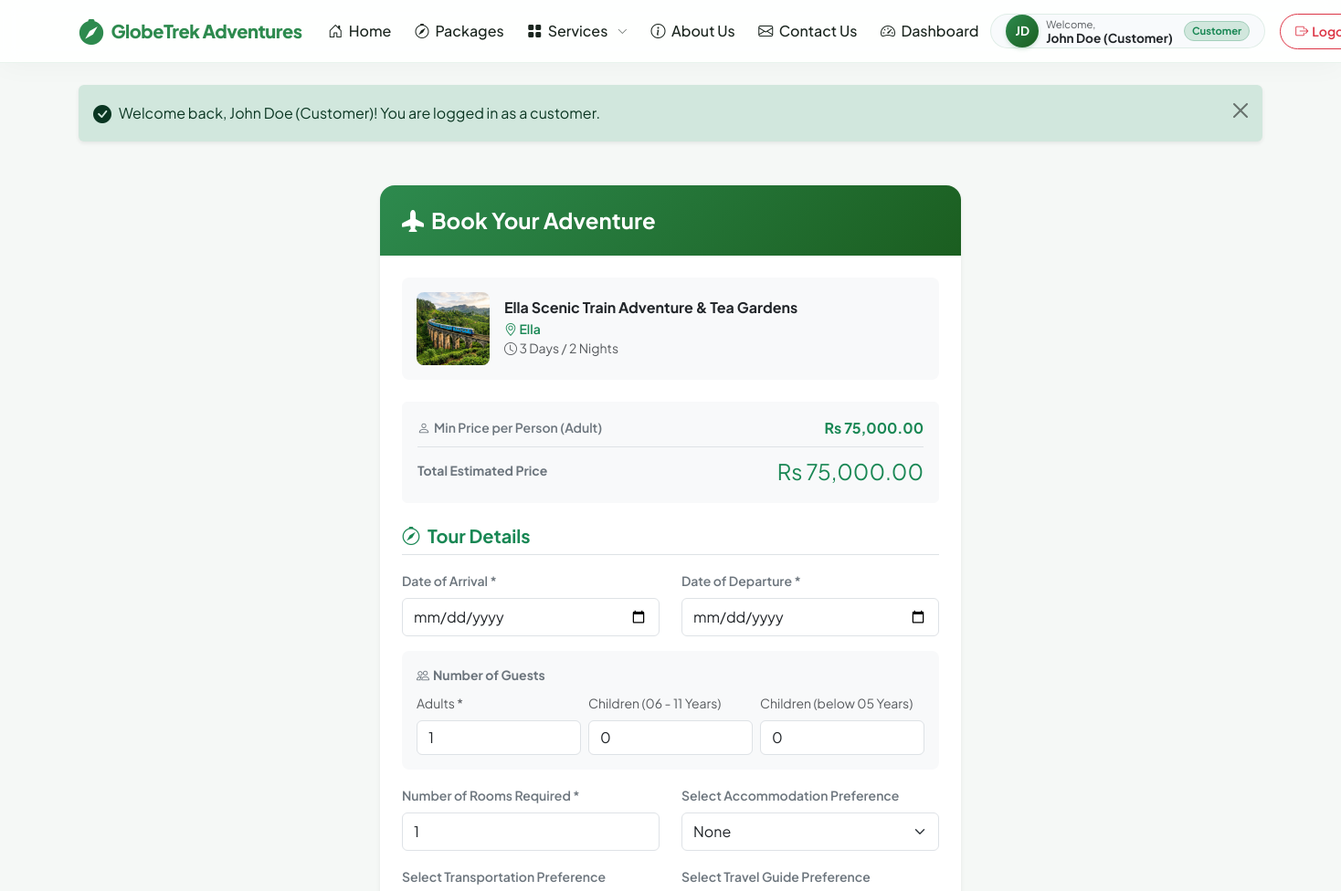
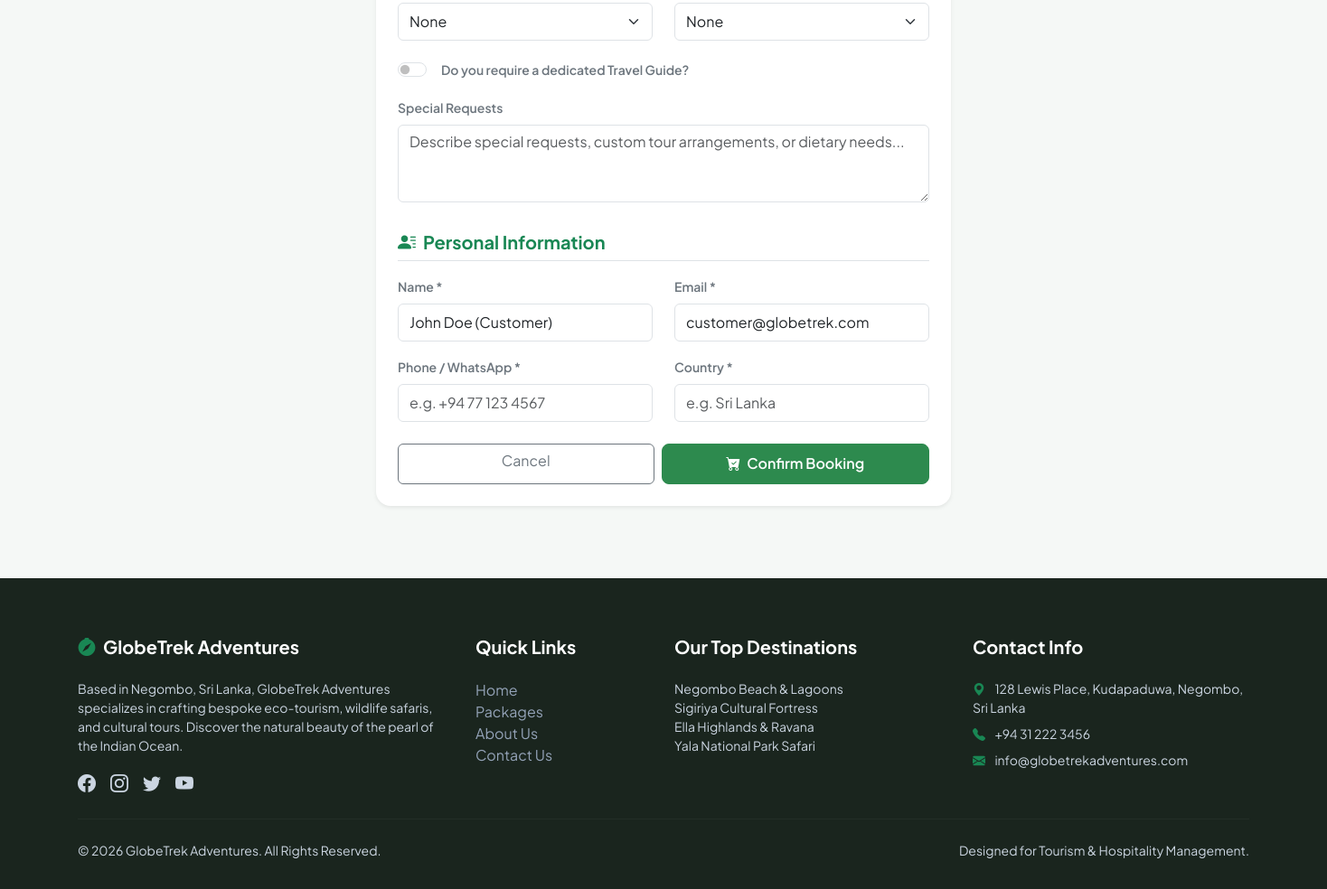
/book.php?package_id=3 (signed in), run on the app's committed database (2 pictures, top to bottom).
### tables this page shows
CREATE TABLE IF NOT EXISTS `packages` (
  `id` INT AUTO_INCREMENT PRIMARY KEY,
  `title` VARCHAR(150) NOT NULL,
  `description` TEXT NOT NULL,
  `destination` VARCHAR(100) NOT NULL,
  `price` DECIMAL(10, 2) NOT NULL,
  `duration` VARCHAR(50) NOT NULL,
  `image_url` VARCHAR(255) DEFAULT NULL,
  `created_at` TIMESTAMP DEFAULT CURRENT_TIMESTAMP
);

### book.php (the view, shortened to what this page needs)
<?php
require_once __DIR__ . '/config.php';
$package_id = intval($_GET['package_id'] ?? 0);
try {
    $stmt = $pdo->prepare("SELECT * FROM packages WHERE id = :id");
    $stmt->execute([':id' => $package_id]);
    $pkg = $stmt->fetch();
} catch (PDOException $e) {
    die("Database error: " . $e->getMessage());
}
$arrival_date = '';
$departure_date = '';
$num_adults = 1;
$num_children_older = 0;
$num_children_younger = 0;
$num_rooms = 1;
$guide_required = 0;
$assigned_hotel_id = null;
$assigned_vehicle_id = null;
$assigned_guide_id = null;
$contact_name = $_SESSION['user_name'] ?? '';
$contact_email = $_SESSION['user_email'] ?? '';
$contact_phone = '';
$contact_country = '';
require_once __DIR__ . '/includes/header.php';
?>
<div class="container my-5">
    <div class="row justify-content-center">
        <div class="col-md-8 col-lg-6">
            <div class="card border-0 shadow-sm rounded-4 overflow-hidden bg-white">
                <div class="p-4 text-white" style="background: linear-gradient(135deg, #2d8a4e 0%, #1b5e20 100%);">
                    <h4 class="mb-0 fw-bold"><i class="bi bi-airplane-fill me-2"></i>Book Your Adventure</h4>
                </div>
                <div class="card-body p-4">
                    <div class="d-flex align-items-center gap-3 mb-4 p-3 bg-light rounded-3">
                        <img src="<?php echo htmlspecialchars($pkg['image_url']); ?>" alt="" style="width: 80px; height: 80px; object-fit: cover; border-radius: 8px;">
                        <div>
                            <h6 class="mb-1 text-dark fw-bold"><?php echo htmlspecialchars($pkg['title']); ?></h6>
                            <p class="mb-0 text-success fw-semibold small"><i class="bi bi-geo-alt"></i> <?php echo htmlspecialchars($pkg['destination']); ?></p>
                            <p class="mb-0 text-muted small"><i class="bi bi-clock"></i> <?php echo htmlspecialchars($pkg['duration']); ?></p>
                        </div>
                    </div>
                    <div class="d-flex flex-column bg-light p-3 rounded mb-4 border border-light gap-2">
                        <div class="d-flex justify-content-between align-items-center">
                            <span class="text-secondary small fw-semibold"><i class="bi bi-person me-1"></i>Min Price per Person (Adult)</span>
                            <span class="fw-bold text-success">Rs <?php echo number_format($pkg['price'], 2); ?></span>
                        </div>
                        <div class="d-flex justify-content-between align-items-center border-top pt-2">
                            <span class="text-secondary small fw-bold">Total Estimated Price</span>
                            <span class="fs-4 fw-extrabold text-success">Rs <span id="calculated_total"><?php echo number_format($pkg['price'], 2); ?></span></span>
                        </div>
                    </div>
                    <form action="book.php?package_id=<?php echo $package_id; ?>" method="POST">
                        <h5 class="fw-bold text-success mb-3 border-bottom pb-2"><i class="bi bi-compass me-2"></i>Tour Details</h5>
                        <div class="row mb-3">
                            <div class="col-md-6">
                                <label for="arrival_date" class="form-label small text-secondary fw-semibold">Date of Arrival *</label>
                                <input type="date" class="form-control py-2" id="arrival_date" name="arrival_date" required min="<?php echo date('Y-m-d', strtotime('+1 day')); ?>" value="<?php echo htmlspecialchars($arrival_date); ?>">
                            </div>
                            <div class="col-md-6">
                                <label for="departure_date" class="form-label small text-secondary fw-semibold">Date of Departure *</label>
                                <input type="date" class="form-control py-2" id="departure_date" name="departure_date" required min="<?php echo date('Y-m-d', strtotime('+2 days')); ?>" value="<?php echo htmlspecialchars($departure_date); ?>">
                            </div>
                        </div>
                        <div class="card bg-light border-0 p-3 mb-3 rounded-3">
                            <label class="form-label small text-secondary fw-bold mb-2"><i class="bi bi-people me-1"></i>Number of Guests</label>
                            <div class="row g-2">
                                <div class="col-md-4">
                                    <label for="num_adults" class="form-label small text-muted">Adults *</label>
                                    <input type="number" class="form-control py-1.5" id="num_adults" name="num_adults" value="<?php echo htmlspecialchars($num_adults); ?>" min="1" required>
                                </div>
                                <div class="col-md-4">
                                    <label for="num_children_older" class="form-label small text-muted">Children (06 - 11 Years)</label>
                                    <input type="number" class="form-control py-1.5" id="num_children_older" name="num_children_older" value="<?php echo htmlspecialchars($num_children_older); ?>" min="0">
                                </div>
                                <div class="col-md-4">
                                    <label for="num_children_younger" class="form-label small text-muted">Children (below 05 Years)</label>
                                    <input type="number" class="form-control py-1.5" id="num_children_younger" name="num_children_younger" value="<?php echo htmlspecialchars($num_children_younger); ?>" min="0">
                                </div>
                            </div>
                        </div>
                        <div class="row mb-3">
                            <div class="col-md-6">
                                <label for="num_rooms" class="form-label small text-secondary fw-semibold">Number of Rooms Required *</label>
                                <input type="number" class="form-control py-2" id="num_rooms" name="num_rooms" value="<?php echo htmlspecialchars($num_rooms); ?>" min="1" required>
                            </div>
                            <div class="col-md-6">
                                <label for="assigned_hotel_id" class="form-label small text-secondary fw-semibold">Select Accommodation Preference</label>
                                <select class="form-select py-2 price-modifier" id="assigned_hotel_id" name="assigned_hotel_id">
                                    <option value="" data-price="0" <?php echo empty($assigned_hotel_id) ? 'selected' : ''; ?>>None</option>
                                </select>
                            </div>
                        </div>
                        <div class="row mb-3">
                            <div class="col-md-6">
                                <label for="assigned_vehicle_id" class="form-label small text-secondary fw-semibold">Select Transportation Preference</label>
                                <select class="form-select py-2 price-modifier" id="assigned_vehicle_id" name="assigned_vehicle_id">
                                    <option value="" data-price="0" <?php echo empty($assigned_vehicle_id) ? 'selected' : ''; ?>>None</option>
                                </select>
                            </div>
                            <div class="col-md-6">
                                <label for="assigned_guide_id" class="form-label small text-secondary fw-semibold">Select Travel Guide Preference</label>
                                <select class="form-select py-2 price-modifier" id="assigned_guide_id" name="assigned_guide_id">
                                    <option value="" data-price="0" <?php echo empty($assigned_guide_id) ? 'selected' : ''; ?>>None</option>
                                </select>
                            </div>
                        </div>
                        <div class="row mb-3">
                            <div class="col-12 d-flex align-items-center pt-1">
                                <div class="form-check form-switch">
                                    <input class="form-check-input text-success" type="checkbox" id="guide_required" name="guide_required" value="1" <?php echo !empty($guide_required) ? 'checked' : ''; ?>>
                                    <label class="form-check-label small text-secondary fw-semibold ms-2" for="guide_required">Do you require a dedicated Travel Guide?</label>
                                </div>
                            </div>
                        </div>
                        <div class="mb-4">
                            <label for="special_requests" class="form-label small text-secondary fw-semibold">Special Requests</label>
                            <textarea class="form-control" id="special_requests" name="special_requests" rows="3" placeholder="Describe special requests, custom tour arrangements, or dietary needs..."><?php echo htmlspecialchars($special_requests); ?></textarea>
                        </div>
                        <h5 class="fw-bold text-success mb-3 border-bottom pb-2 pt-2"><i class="bi bi-person-lines-fill me-2"></i>Personal Information</h5>
                        <div class="row mb-3">
                            <div class="col-md-6">
                                <label for="contact_name" class="form-label small text-secondary fw-semibold">Name *</label>
                                <input type="text" class="form-control py-2" id="contact_name" name="contact_name" value="<?php echo htmlspecialchars($contact_name); ?>" required placeholder="e.g. John Doe">
                            </div>
                            <div class="col-md-6">
                                <label for="contact_email" class="form-label small text-secondary fw-semibold">Email *</label>
                                <input type="email" class="form-control py-2" id="contact_email" name="contact_email" value="<?php echo htmlspecialchars($contact_email); ?>" required placeholder="e.g. john@example.com">
                            </div>
                        </div>
                        <div class="row mb-4">
                            <div class="col-md-6">
                                <label for="contact_phone" class="form-label small text-secondary fw-semibold">Phone / WhatsApp *</label>
                                <input type="text" class="form-control py-2" id="contact_phone" name="contact_phone" required placeholder="e.g. +94 77 123 4567" value="<?php echo htmlspecialchars($contact_phone); ?>">
                            </div>
                            <div class="col-md-6">
                                <label for="contact_country" class="form-label small text-secondary fw-semibold">Country *</label>
                                <input type="text" class="form-control py-2" id="contact_country" name="contact_country" required placeholder="e.g. Sri Lanka" value="<?php echo htmlspecialchars($contact_country); ?>">
                            </div>
                        </div>
                        <div class="d-flex flex-column flex-md-row gap-2">
                            <a href="packages.php" class="btn btn-outline-secondary w-100 w-md-50 py-2.5">Cancel</a>
                            <button type="submit" class="btn btn-primary w-100 w-md-50 py-2.5">
                                <i class="bi bi-cart-check-fill me-1"></i> Confirm Booking
                            </button>
                        </div>
                    </form>
                </div>
            </div>
        </div>
    </div>
</div>
<?php require_once __DIR__ . '/includes/footer.php'; ?>

### css/style.css (style rules this page uses)
:root { --primary-color: #2d8a4e; --primary-hover: #1f6036; --primary-light: #e8f5e9; --primary-dark: #1b5e20; --secondary-color: #f1f8f5; --dark-color: #1a251e; --light-color: #ffffff; --body-bg: #f5f8f6; --card-shadow: 0 10px 30px rgba(45, 138, 78, 0.06); --hover-shadow: 0 15px 35px rgba(45, 138, 78, 0.12); --border-radius-sm: 8px; --border-radius-md: 16px; --border-radius-lg: 24px; --font-sans: 'Plus Jakarta Sans', sans-serif; --transition: all 0.3s cubic-bezier(0.4, 0, 0.2, 1); }
body { font-family: var(--font-sans); background-color: var(--body-bg); color: var(--dark-color); overflow-x: hidden; }
h1, h2, h3, h4, h5, h6 { font-weight: 700; }
.btn-primary { background-color: var(--primary-color); border-color: var(--primary-color); color: var(--light-color); font-weight: 600; padding: 0.6rem 1.5rem; border-radius: var(--border-radius-sm); transition: var(--transition); }

### data on the page
packages: image_url (picture), title "Ella Scenic Train Adventure & Tea Gardens", destination "Ella", duration "3 Days / 2 Nights", price "75,000.00"

### other printed values
substr($initials, 0, 2) "JD"
$_SESSION['user_name'] "John Doe (Customer)"
$_SESSION['user_role'] "Customer"
$_SESSION['flash_success'] "Welcome back, John Doe (Customer)! You are logged in as a customer."
